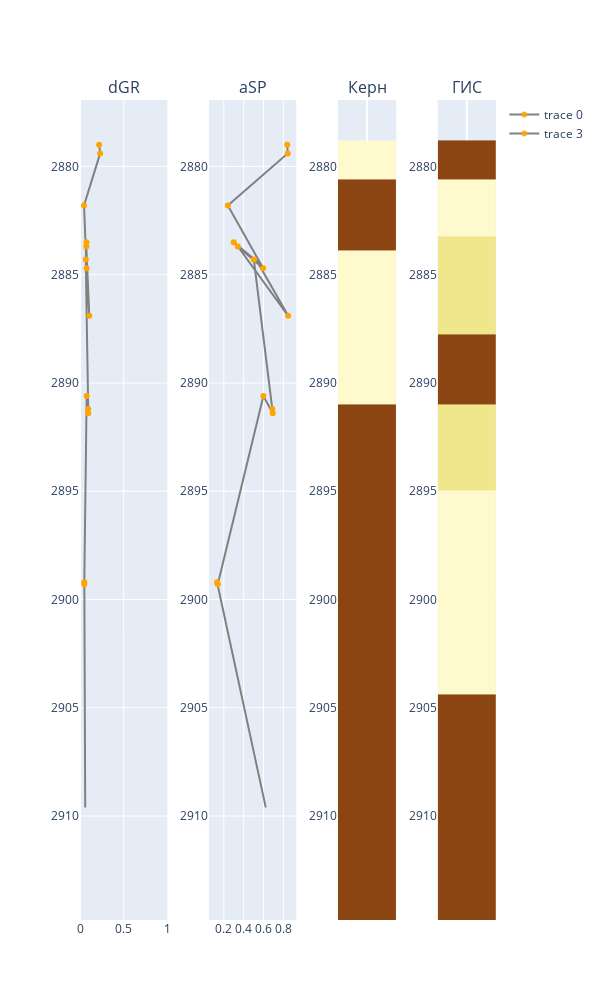

Notebook source saved alongside this figure:
### Markdown cell above
Тестирование качества увязки литологии по ГИС и по керну

### Code cell
kern = pd.read_excel('../qaqcgis/data/59PLithSat (1).xlsx')
md = [kern.loc[i]['Top'] + kern.loc[i]['H(m)'] for i in kern.index if (type(kern.loc[i]['Top']) != str and type(kern.loc[i]['H(m)']) != str and not np.isnan(kern.loc[i]['Top'] + kern.loc[i]['H(m)']))]
depth = np.array(md)
lithology = kern['Lith'].dropna().to_numpy()
las_path = '../qaqcgis/data/59P.las'
qaqcc = QA_QC_GIS_second(las_path, (2840, 2940), lithology=lithology, depth=depth)
list_of_tests = qaqcc.get_list_of_tests()
qaqcc.test_lithology(kern_arg=5, kern_silt=6, kern_sand=7, kern_coal=8, gis_type='sp')
qaqcc.generate_test_result()

### Figure 1 — Plotly figure (JSON) as saved in the notebook; plotly's stock layout.template omitted (floating-point values rounded to 4 significant figures)
{"data": [{"hoverlabel": {"namelength": 0}, "hovertemplate": "Глубина: %{y} <br> Значение каротажа: %{x:.2f}", "line": {"color": "grey"}, "marker": {"color": "orange", "opacity": [1, 1, 1, 1, 1, 1, 0.001, 1, 1, 1, 1, 1, 1, 1, 0.001]}, "mode": "lines+markers", "type": "scatter", "x": [0.219, 0.2307, 0.04616, 0.07507, 0.07228, 0.1061, 0.06726, 0.07422, 0.06582, 0.09411, 0.09481, 0.07619, 0.049, 0.04972, 0.05962], "xaxis": "x", "y": [2879, 2879.0, 2882.0, 2885.0, 2884.0, 2887.0, 2884.0, 2884.0, 2884.0, 2891.0, 2891.0, 2891.0, 2899.0, 2899.0, 2910.0], "yaxis": "y"}, {"colorscale": [[0, "rgb(255, 250, 205)"], [0.25, "rgb(255, 250, 205)"], [0.5, "rgb(240, 230, 140)"], [0.75, "rgb(139, 69, 19)"], [1, "rgb(0, 0, 0)"]], "hoverlabel": {"namelength": 0}, "hovertemplate": "Глубина: %{y} <br>Литология: %{hovertext}", "hovertext": [["Песчаник"], ["Песчаник"], ["Аргиллит"], ["Аргиллит"], ["Уголь"], ["Песчаник"], ["Алевролит"], ["Аргиллит"], ["Песчаник"], ["Песчаник"], ["Песчаник"], ["Аргиллит"], ["Аргиллит"], ["Аргиллит"], ["Аргиллит"]], "showscale": false, "type": "heatmap", "xaxis": "x3", "y": [2879, 2879.0, 2882.0, 2885.0, 2884.0, 2887.0, 2884.0, 2884.0, 2884.0, 2891.0, 2891.0, 2891.0, 2899.0, 2899.0, 2910.0], "yaxis": "y3", "z": [[0.25], [0.25], [0.75], [0.75], [1], [0.25], [0.5], [0.75], [0.25], [0.25], [0.25], [0.75], [0.75], [0.75], [0.75]], "zmax": 1, "zmin": 0}, {"colorscale": [[0, "rgb(255, 250, 205)"], [0.25, "rgb(255, 250, 205)"], [0.5, "rgb(240, 230, 140)"], [0.75, "rgb(139, 69, 19)"], [1, "rgb(0, 0, 0)"]], "hoverlabel": {"namelength": 0}, "hovertemplate": "Глубина: %{y} <br>Литология: %{hovertext}", "hovertext": [["Аргиллит"], ["Аргиллит"], ["Песчаник"], ["Алевролит"], ["Песчаник"], ["Аргиллит"], ["Алевролит"], ["Песчаник"], ["Алевролит"], ["Аргиллит"], ["Аргиллит"], ["Алевролит"], ["Песчаник"], ["Песчаник"], ["Аргиллит"]], "showscale": false, "type": "heatmap", "xaxis": "x4", "y": [2879, 2879.0, 2882.0, 2885.0, 2884.0, 2887.0, 2884.0, 2884.0, 2884.0, 2891.0, 2891.0, 2891.0, 2899.0, 2899.0, 2910.0], "yaxis": "y4", "z": [[0.75], [0.75], [0.25], [0.5], [0.25], [0.75], [0.5], [0.25], [0.5], [0.75], [0.75], [0.5], [0.25], [0.25], [0.75]], "zmax": 1, "zmin": 0}, {"hoverlabel": {"namelength": 0}, "hovertemplate": "Глубина: %{y} <br> Значение каротажа: %{x}", "line": {"color": "grey"}, "marker": {"color": "orange", "opacity": [1, 1, 1, 1, 1, 1, 0.001, 1, 1, 1, 1, 1, 1, 1, 0.001]}, "mode": "lines+markers", "type": "scatter", "x": [0.8396, 0.8443, 0.2405, 0.5967, 0.342, 0.849, 0.5377, 0.2995, 0.5024, 0.6887, 0.6934, 0.5991, 0.1391, 0.132, 0.6226], "xaxis": "x2", "y": [2879, 2879.0, 2882.0, 2885.0, 2884.0, 2887.0, 2884.0, 2884.0, 2884.0, 2891.0, 2891.0, 2891.0, 2899.0, 2899.0, 2910.0], "yaxis": "y2"}], "layout": {"annotations": [{"font": {"size": 16}, "showarrow": false, "text": "dGR", "x": 0.105, "xanchor": "center", "xref": "paper", "y": 1, "yanchor": "bottom", "yref": "paper"}, {"font": {"size": 16}, "showarrow": false, "text": "aSP", "x": 0.415, "xanchor": "center", "xref": "paper", "y": 1, "yanchor": "bottom", "yref": "paper"}, {"font": {"size": 16}, "showarrow": false, "text": "Керн", "x": 0.69, "xanchor": "center", "xref": "paper", "y": 1, "yanchor": "bottom", "yref": "paper"}, {"font": {"size": 16}, "showarrow": false, "text": "ГИС", "x": 0.93, "xanchor": "center", "xref": "paper", "y": 1, "yanchor": "bottom", "yref": "paper"}], "height": 1000, "width": 600, "xaxis": {"anchor": "y", "domain": [0, 0.21], "range": [0, 1]}, "xaxis2": {"anchor": "y2", "domain": [0.31, 0.52]}, "xaxis3": {"anchor": "y3", "domain": [0.62, 0.76], "showticklabels": false}, "xaxis4": {"anchor": "y4", "domain": [0.86, 1], "showticklabels": false}, "yaxis": {"anchor": "x", "autorange": "reversed", "domain": [0, 1], "matches": "y", "range": [2879, 2910.0]}, "yaxis2": {"anchor": "x2", "autorange": "reversed", "domain": [0, 1], "matches": "y"}, "yaxis3": {"anchor": "x3", "autorange": "reversed", "domain": [0, 1], "matches": "y"}, "yaxis4": {"anchor": "x4", "autorange": "reversed", "domain": [0, 1], "matches": "y"}}}
